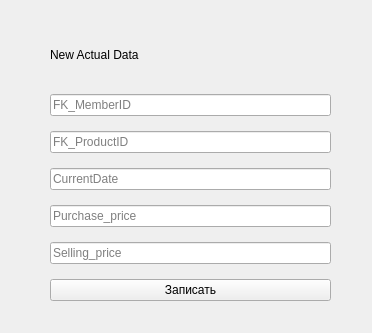
<?xml version="1.0" encoding="UTF-8"?>
<ui version="4.0">
 <class>Form</class>
 <widget class="QWidget" name="Form">
  <property name="geometry">
   <rect>
    <x>0</x>
    <y>0</y>
    <width>372</width>
    <height>333</height>
   </rect>
  </property>
  <property name="windowTitle">
   <string>Form</string>
  </property>
  <widget class="QWidget" name="verticalLayoutWidget">
   <property name="geometry">
    <rect>
     <x>50</x>
     <y>30</y>
     <width>281</width>
     <height>271</height>
    </rect>
   </property>
   <layout class="QVBoxLayout" name="verticalLayout">
    <property name="spacing">
     <number>15</number>
    </property>
    <property name="leftMargin">
     <number>0</number>
    </property>
    <item>
     <widget class="QLabel" name="label">
      <property name="styleSheet">
       <string notr="true">font: 24pt &quot;Times New Roman&quot;;</string>
      </property>
      <property name="text">
       <string>New Actual Data</string>
      </property>
     </widget>
    </item>
    <item>
     <widget class="QLineEdit" name="FK_MemberID">
      <property name="placeholderText">
       <string>FK_MemberID</string>
      </property>
     </widget>
    </item>
    <item>
     <widget class="QLineEdit" name="FK_ProductID">
      <property name="placeholderText">
       <string>FK_ProductID </string>
      </property>
     </widget>
    </item>
    <item>
     <widget class="QLineEdit" name="CurrentDate">
      <property name="placeholderText">
       <string>CurrentDate</string>
      </property>
     </widget>
    </item>
    <item>
     <widget class="QLineEdit" name="Purchase_price">
      <property name="placeholderText">
       <string>Purchase_price</string>
      </property>
     </widget>
    </item>
    <item>
     <widget class="QLineEdit" name="Selling_price">
      <property name="placeholderText">
       <string>Selling_price</string>
      </property>
     </widget>
    </item>
    <item>
     <widget class="QPushButton" name="add">
      <property name="text">
       <string>Записать</string>
      </property>
     </widget>
    </item>
   </layout>
  </widget>
 </widget>
 <resources/>
 <connections/>
</ui>
